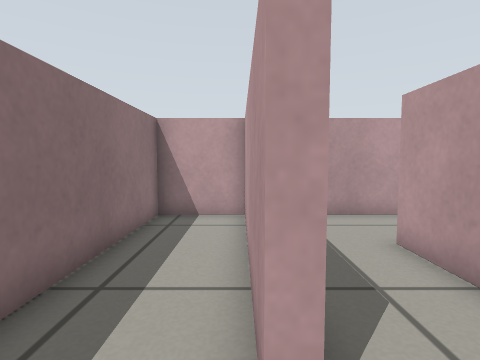
View 1 (above)

12 first-person views from a walk through a robot-simulator world made for Gazebo. The camera is 0.46 m above the floor, tilts 4° down and sees 80° across. The floor is counted in squares, 0.25 m on a side. Each view is taken from the middle of a square. On the plan, view 1 faces up. The plan holds only what a view shows up to about 16 squares ahead; the rest is blank. The place goes on beyond the plan. The robots in the file are not drawn.

View 2
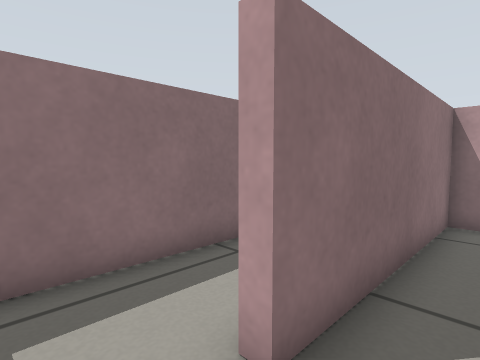

View 3
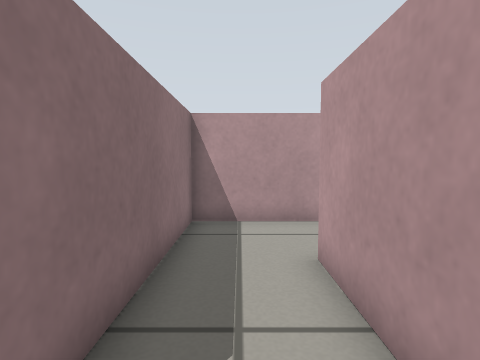

View 4
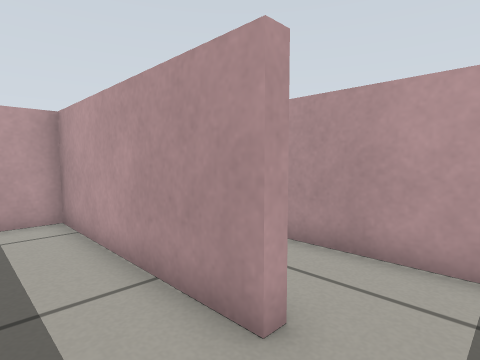

View 5
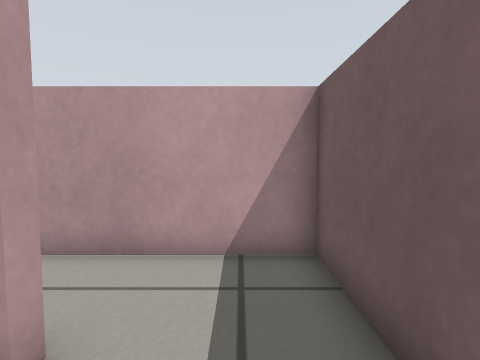

View 6
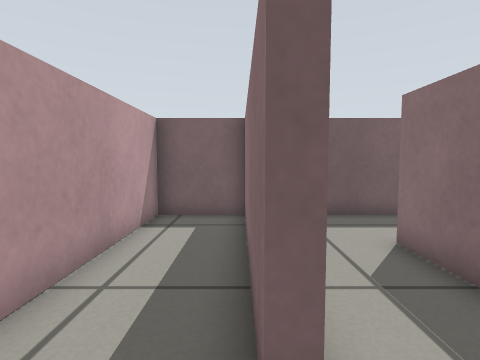

View 7
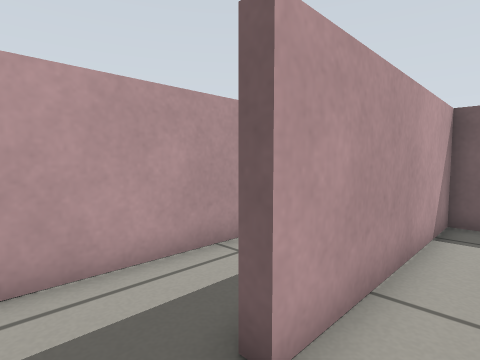

View 8
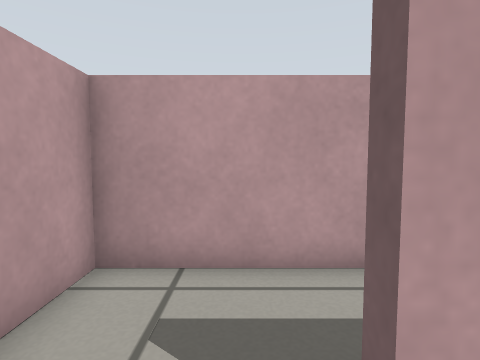

View 9
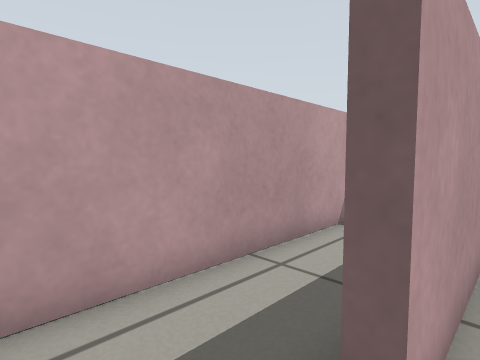

View 10
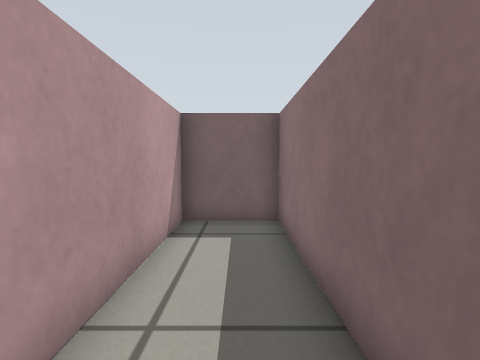

View 11
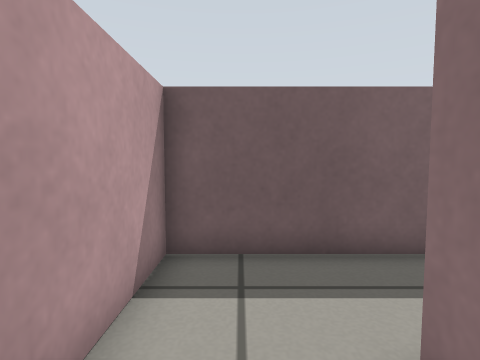

View 12
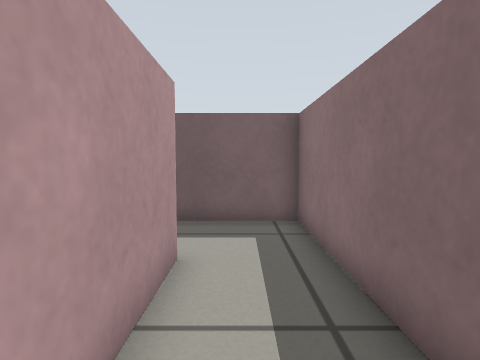

### Floor plan
Points are (right, up) in squares from view 1. A wall is a line through its corners. A room is listed if a view was taken in it or the views show most of it. See-through windows are left out.
Room 1 (views 1, 2, 3, 7, 8, 11)
walls: (-0.5, -1.5) (3.4, -1.5) (3.4, 6.2); (2.6, 9.5) (0.6, 9.5) (0.6, 1.8) (0.2, 1.8)
ways out: opening at (0.5, 0.5) to room 2; opening at (3.5, 7.5) to room 3
Room 2 (views 4, 5, 12)
walls: (0.2, 1.8) (0.2, 9.5) (-2.7, 9.5) (-2.7, -1.5) (-0.5, -1.5)
ways out: opening at (0.5, 0.5) to room 1
Room 3 (views 6, 9, 10)
walls: (3.4, 6.2) (3.8, 6.2) (3.8, -1.5) (6.7, -1.5) (6.7, 9.5) (2.6, 9.5)
ways out: opening at (3.5, 7.5) to room 1

Positions as (right, up) in squares from view 1, and headings:
1: (0, 0), facing up
2: (2, 0), facing up-left
3: (2, 1), facing up
4: (-2, 0), facing up-right
5: (-2, 0), facing right
6: (4, 8), facing down
7: (2, 8), facing down-right
8: (2, 7), facing right
9: (3, 8), facing down-right
10: (5, 7), facing down
11: (2, 4), facing down
12: (-1, 7), facing down
